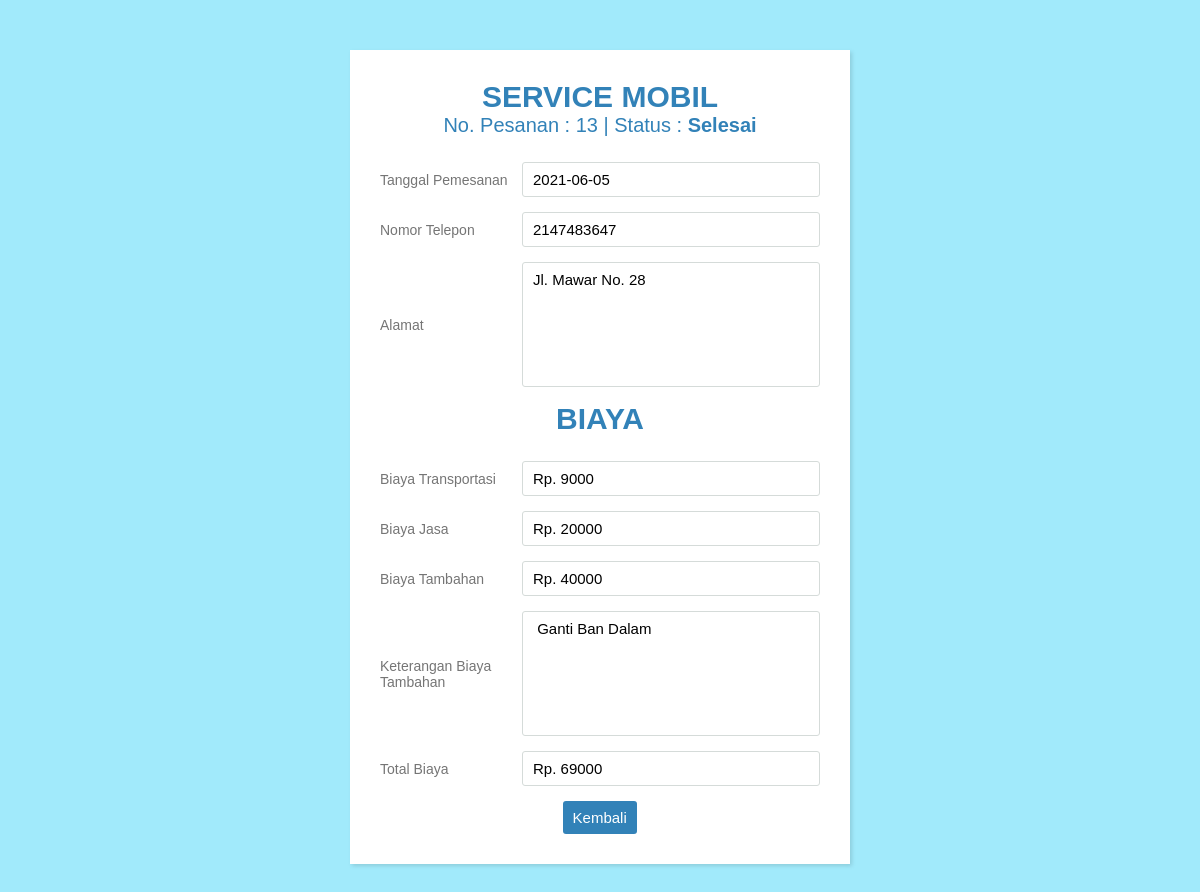
Page /aplikasiHarunKomputer/nota.php?id=13 on the committed database.
### tables this page shows
CREATE TABLE `pemesanan` (
  `id_pemesanan` int(11) NOT NULL,
  `jenis_jasa` varchar(100) NOT NULL,
  `id_user` int(11) NOT NULL,
  `tanggal_pemesanan` date NOT NULL,
  `nama_pemesan` varchar(100) NOT NULL,
  `telepon_pemesan` int(15) NOT NULL,
  `alamat_pemesan` varchar(100) NOT NULL,
  `keluhan_pemesan` varchar(500) NOT NULL,
  `biaya_transport` int(11) NOT NULL,
  `biaya_jasa` int(100) NOT NULL,
  `biaya_tambahan` int(100) NOT NULL,
  `total_biaya` int(100) NOT NULL,
  `keterangan` varchar(1000) NOT NULL,
  `mekanik` varchar(1000) NOT NULL,
  `status_pemesanan` varchar(100) NOT NULL DEFAULT 'Pesanan Diterima'
);

### aplikasiHarunKomputer/nota.php (the view, shortened to what this page needs)
<?php
$id_pemesanan = $_GET['id'];
include "setting/koneksi.php";
?>
<!DOCTYPE html>
<html>
<head>
	<link rel="stylesheet" type="text/css" href="css/nota.css">
</head>
<body>
            <?php
            $ambil = $koneksi->query("SELECT * FROM pemesanan WHERE id_pemesanan='$id_pemesanan'");
            $pecah = $ambil->fetch_assoc();
            ?>
    <div class="wrapper">
        <div class="title">
        <?php echo $pecah['jenis_jasa'];?>
        <p>No. Pesanan : <?php echo $pecah['id_pemesanan'];?> | Status : <span><?php echo $pecah['status_pemesanan'];?></span></p>
        </div>
        <div class="form">
           <div class="inputfield">
              <label>Tanggal Pemesanan</label>
              <input type="text" class="input" readonly value="<?php echo $pecah['tanggal_pemesanan'];?>">
           </div>
          <div class="inputfield">
              <label>Nomor Telepon</label>
              <input type="text" class="input" readonly value="<?php echo $pecah['telepon_pemesan'];?>">
           </div>
          <div class="inputfield">
              <label>Alamat</label>
              <textarea class="textarea" type="text" readonly><?php echo $pecah['alamat_pemesan'];?></textarea>
           </div>
           <div class="title">
            Biaya
            </div>
            <div class="inputfield">
              <label>Biaya Transportasi</label>
              <input type="text" class="input" readonly value="Rp. <?php echo $pecah['biaya_transport'];?>">
           </div>
          <div class="inputfield">
              <label>Biaya Jasa</label>
              <input type="text" class="input" readonly value="Rp. <?php echo $pecah['biaya_jasa'];?>">
           </div>
           <div class="inputfield">
              <label>Biaya Tambahan</label>
              <input type="text" class="input" readonly value="Rp. <?php echo $pecah['biaya_tambahan'];?>">
           </div>
           <div class="inputfield">
            <label>Keterangan Biaya Tambahan</label>
            <textarea type="text" class="textarea" readonly><?php echo $pecah['keterangan'];?></textarea>
         </div>
         <div class="inputfield">
            <label>Total Biaya</label>
            <input type="text" readonly value="Rp. <?php echo $pecah['total_biaya'];?>" class="input">
         </div>
         <div class="btn" href="riwayatpemesanan.php">
            <a href="riwayatpemesanan.php">Kembali</a>
          </div>
    </div>
</body>
</html>

### aplikasiHarunKomputer/css/nota.css (style rules this page uses)
* { margin: 0; padding: 0; box-sizing: border-box; font-family: 'Montserrat', sans-serif; }
body { background: #a1eafb; padding: 0 10px; }
.wrapper { max-width: 500px; width: 100%; background: #fff; margin: 50px auto; box-shadow: 2px 2px 4px rgba(0,0,0,0.125); padding: 30px; }
.wrapper .title { font-size: 30px; font-weight: 700; margin-bottom: 25px; color: #3282b8; text-transform: uppercase; text-align: center; }
.wrapper .title p { font-size: 20px; font-weight: 400; margin-bottom: 25px; color: #3282b8; text-transform: capitalize; text-align: center; }
.wrapper .title p span { font-size: 20px; font-weight: bolder; margin-bottom: 25px; color: #3282b8; text-transform: capitalize; text-align: center; }
.wrapper .form { width: 100%; }
.wrapper .form .inputfield { margin-bottom: 15px; display: flex; align-items: center; }
.wrapper .form .inputfield label { width: 200px; color: #757575; margin-right: 10px; font-size: 14px; }
.wrapper .form .inputfield .input, .wrapper .form .inputfield .textarea { width: 100%; outline: none; border: 1px solid #d5dbd9; font-size: 15px; padding: 8px 10px; border-radius: 3px; transition: all 0.3s ease; }
.wrapper .form .inputfield .textarea { width: 100%; height: 125px; resize: none; }
.wrapper .btn { width: 17%; padding: 8px 10px; font-size: 15px; border: 0px; background: #3282b8; color: #fff; cursor: pointer; border-radius: 3px; outline: none; margin:auto; align-content: center; }
.wrapper .btn a { text-align: center; color: white; margin: auto; text-decoration: none; }

### rows in the picture
pemesanan: jenis_jasa "SERVICE MOBIL", id_pemesanan "13", status_pemesanan "Selesai", tanggal_pemesanan "2021-06-05", telepon_pemesan "2147483647", alamat_pemesan "Jl. Mawar No. 28", biaya_transport "Rp. 9000", biaya_jasa "Rp. 20000", biaya_tambahan "Rp. 40000", keterangan "Ganti Ban Dalam", total_biaya "Rp. 69000"
